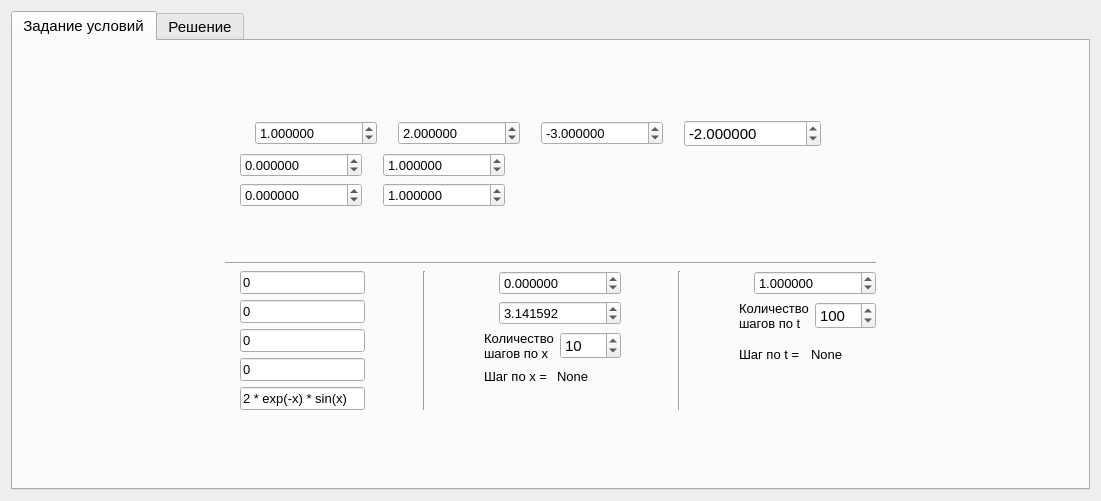
<?xml version="1.0" encoding="UTF-8"?>
<ui version="4.0">
 <class>Form</class>
 <widget class="QWidget" name="Form">
  <property name="geometry">
   <rect>
    <x>0</x>
    <y>0</y>
    <width>1101</width>
    <height>501</height>
   </rect>
  </property>
  <property name="font">
   <font>
    <pointsize>8</pointsize>
   </font>
  </property>
  <property name="windowTitle">
   <string>Form</string>
  </property>
  <layout class="QGridLayout" name="gridLayout">
   <item row="0" column="0">
    <widget class="QTabWidget" name="tabWidget">
     <property name="font">
      <font>
       <pointsize>11</pointsize>
      </font>
     </property>
     <property name="currentIndex">
      <number>0</number>
     </property>
     <property name="elideMode">
      <enum>Qt::ElideMiddle</enum>
     </property>
     <widget class="QWidget" name="tab_statement">
      <attribute name="title">
       <string>Задание условий</string>
      </attribute>
      <layout class="QGridLayout" name="gridLayout_19">
       <item row="3" column="1">
        <layout class="QGridLayout" name="gridLayout_18">
         <item row="0" column="5">
          <layout class="QGridLayout" name="gridLayout_13">
           <item row="2" column="0">
            <layout class="QGridLayout" name="gridLayout_15">
             <item row="0" column="0">
              <widget class="QLabel" name="label_19">
               <property name="font">
                <font>
                 <family>MS Shell Dlg 2</family>
                 <pointsize>10</pointsize>
                </font>
               </property>
               <property name="text">
                <string>Количество
шагов по x</string>
               </property>
              </widget>
             </item>
             <item row="0" column="1">
              <widget class="QSpinBox" name="spinBox_nx">
               <property name="minimum">
                <number>1</number>
               </property>
               <property name="maximum">
                <number>1000</number>
               </property>
               <property name="value">
                <number>10</number>
               </property>
              </widget>
             </item>
            </layout>
           </item>
           <item row="0" column="0">
            <layout class="QGridLayout" name="gridLayout_11">
             <item row="0" column="0">
              <widget class="QLabel" name="label_7_1">
               <property name="text">
                <string/>
               </property>
               <property name="pixmap">
                <pixmap>../resource/7_1.png</pixmap>
               </property>
              </widget>
             </item>
             <item row="0" column="1">
              <widget class="QDoubleSpinBox" name="doubleSpinBox_l1">
               <property name="font">
                <font>
                 <pointsize>10</pointsize>
                </font>
               </property>
               <property name="decimals">
                <number>6</number>
               </property>
               <property name="minimum">
                <double>-1000000.000000000000000</double>
               </property>
               <property name="maximum">
                <double>1000000.000000000000000</double>
               </property>
              </widget>
             </item>
            </layout>
           </item>
           <item row="1" column="0">
            <layout class="QGridLayout" name="gridLayout_12">
             <item row="0" column="0">
              <widget class="QLabel" name="label_7_2">
               <property name="text">
                <string/>
               </property>
               <property name="pixmap">
                <pixmap>../resource/7_2.png</pixmap>
               </property>
              </widget>
             </item>
             <item row="0" column="1">
              <widget class="QDoubleSpinBox" name="doubleSpinBox_l2">
               <property name="font">
                <font>
                 <pointsize>10</pointsize>
                </font>
               </property>
               <property name="decimals">
                <number>6</number>
               </property>
               <property name="minimum">
                <double>-1000000.000000000000000</double>
               </property>
               <property name="maximum">
                <double>1000000.000000000000000</double>
               </property>
               <property name="value">
                <double>3.141592000000000</double>
               </property>
              </widget>
             </item>
            </layout>
           </item>
           <item row="4" column="0">
            <widget class="QLabel" name="label_7_3">
             <property name="text">
              <string/>
             </property>
             <property name="pixmap">
              <pixmap>../resource/7_3.png</pixmap>
             </property>
            </widget>
           </item>
           <item row="3" column="0">
            <layout class="QGridLayout" name="gridLayout_20">
             <item row="0" column="0">
              <widget class="QLabel" name="label_22">
               <property name="font">
                <font>
                 <pointsize>10</pointsize>
                </font>
               </property>
               <property name="text">
                <string>Шаг по x = </string>
               </property>
              </widget>
             </item>
             <item row="0" column="1">
              <widget class="QLabel" name="label_stepx">
               <property name="font">
                <font>
                 <pointsize>10</pointsize>
                </font>
               </property>
               <property name="text">
                <string>None</string>
               </property>
              </widget>
             </item>
            </layout>
           </item>
          </layout>
         </item>
         <item row="0" column="0">
          <layout class="QGridLayout" name="gridLayout_10">
           <item row="3" column="0">
            <layout class="QGridLayout" name="gridLayout_9">
             <item row="0" column="0">
              <widget class="QLabel" name="label_6_4">
               <property name="text">
                <string/>
               </property>
               <property name="pixmap">
                <pixmap>../resource/6_4.png</pixmap>
               </property>
              </widget>
             </item>
             <item row="0" column="1">
              <widget class="QLineEdit" name="lineEdit_psi_1">
               <property name="font">
                <font>
                 <pointsize>10</pointsize>
                </font>
               </property>
               <property name="text">
                <string>0</string>
               </property>
              </widget>
             </item>
            </layout>
           </item>
           <item row="0" column="0">
            <layout class="QGridLayout" name="gridLayout_6">
             <item row="0" column="0">
              <widget class="QLabel" name="label_6_1">
               <property name="text">
                <string/>
               </property>
               <property name="pixmap">
                <pixmap>../resource/6_1.png</pixmap>
               </property>
              </widget>
             </item>
             <item row="0" column="1">
              <widget class="QLineEdit" name="lineEdit_f">
               <property name="font">
                <font>
                 <pointsize>10</pointsize>
                </font>
               </property>
               <property name="text">
                <string>0</string>
               </property>
              </widget>
             </item>
            </layout>
           </item>
           <item row="1" column="0">
            <layout class="QGridLayout" name="gridLayout_7">
             <item row="0" column="0">
              <widget class="QLabel" name="label_6_2">
               <property name="text">
                <string/>
               </property>
               <property name="pixmap">
                <pixmap>../resource/6_2.png</pixmap>
               </property>
              </widget>
             </item>
             <item row="0" column="1">
              <widget class="QLineEdit" name="lineEdit_phi0">
               <property name="font">
                <font>
                 <pointsize>10</pointsize>
                </font>
               </property>
               <property name="text">
                <string>0</string>
               </property>
              </widget>
             </item>
            </layout>
           </item>
           <item row="2" column="0">
            <layout class="QGridLayout" name="gridLayout_8">
             <item row="0" column="0">
              <widget class="QLabel" name="label_6_3">
               <property name="text">
                <string/>
               </property>
               <property name="pixmap">
                <pixmap>../resource/6_3.png</pixmap>
               </property>
              </widget>
             </item>
             <item row="0" column="1">
              <widget class="QLineEdit" name="lineEdit_phi1">
               <property name="font">
                <font>
                 <pointsize>10</pointsize>
                </font>
               </property>
               <property name="text">
                <string>0</string>
               </property>
              </widget>
             </item>
            </layout>
           </item>
           <item row="4" column="0">
            <layout class="QHBoxLayout" name="horizontalLayout_2">
             <item>
              <widget class="QLabel" name="label_6_5">
               <property name="text">
                <string/>
               </property>
               <property name="pixmap">
                <pixmap>../resource/6_5.png</pixmap>
               </property>
              </widget>
             </item>
             <item>
              <widget class="QLineEdit" name="lineEdit_psi_2">
               <property name="font">
                <font>
                 <pointsize>10</pointsize>
                </font>
               </property>
               <property name="text">
                <string>2 * exp(-x) * sin(x)</string>
               </property>
              </widget>
             </item>
            </layout>
           </item>
          </layout>
         </item>
         <item row="0" column="9">
          <layout class="QGridLayout" name="gridLayout_17">
           <item row="0" column="0">
            <layout class="QGridLayout" name="gridLayout_14">
             <item row="0" column="0">
              <widget class="QLabel" name="label_8_1">
               <property name="text">
                <string/>
               </property>
               <property name="pixmap">
                <pixmap>../resource/8_1.png</pixmap>
               </property>
              </widget>
             </item>
             <item row="0" column="1">
              <widget class="QDoubleSpinBox" name="doubleSpinBox_T">
               <property name="font">
                <font>
                 <pointsize>10</pointsize>
                </font>
               </property>
               <property name="decimals">
                <number>6</number>
               </property>
               <property name="minimum">
                <double>-1000000.000000000000000</double>
               </property>
               <property name="maximum">
                <double>1000000.000000000000000</double>
               </property>
               <property name="value">
                <double>1.000000000000000</double>
               </property>
              </widget>
             </item>
            </layout>
           </item>
           <item row="1" column="0">
            <layout class="QGridLayout" name="gridLayout_16">
             <item row="0" column="0">
              <widget class="QLabel" name="label_20">
               <property name="font">
                <font>
                 <pointsize>10</pointsize>
                </font>
               </property>
               <property name="text">
                <string>Количество
шагов по t</string>
               </property>
              </widget>
             </item>
             <item row="0" column="1">
              <widget class="QSpinBox" name="spinBox_nt">
               <property name="minimum">
                <number>1</number>
               </property>
               <property name="maximum">
                <number>1000</number>
               </property>
               <property name="value">
                <number>100</number>
               </property>
              </widget>
             </item>
            </layout>
           </item>
           <item row="2" column="0">
            <layout class="QGridLayout" name="gridLayout_21">
             <item row="0" column="1">
              <widget class="QLabel" name="label_stept">
               <property name="font">
                <font>
                 <pointsize>10</pointsize>
                </font>
               </property>
               <property name="text">
                <string>None</string>
               </property>
              </widget>
             </item>
             <item row="0" column="0">
              <widget class="QLabel" name="label_24">
               <property name="font">
                <font>
                 <pointsize>10</pointsize>
                </font>
               </property>
               <property name="text">
                <string>Шаг по t = </string>
               </property>
              </widget>
             </item>
            </layout>
           </item>
           <item row="3" column="0">
            <widget class="QLabel" name="label_8_2">
             <property name="font">
              <font>
               <family>MS Shell Dlg 2</family>
               <pointsize>8</pointsize>
              </font>
             </property>
             <property name="text">
              <string/>
             </property>
             <property name="pixmap">
              <pixmap>../resource/8_2.png</pixmap>
             </property>
            </widget>
           </item>
          </layout>
         </item>
         <item row="0" column="7">
          <widget class="Line" name="line_3">
           <property name="orientation">
            <enum>Qt::Vertical</enum>
           </property>
          </widget>
         </item>
         <item row="0" column="2">
          <widget class="Line" name="line_2">
           <property name="orientation">
            <enum>Qt::Vertical</enum>
           </property>
          </widget>
         </item>
         <item row="0" column="6">
          <spacer name="horizontalSpacer_9">
           <property name="orientation">
            <enum>Qt::Horizontal</enum>
           </property>
           <property name="sizeHint" stdset="0">
            <size>
             <width>40</width>
             <height>20</height>
            </size>
           </property>
          </spacer>
         </item>
         <item row="0" column="4">
          <spacer name="horizontalSpacer_8">
           <property name="orientation">
            <enum>Qt::Horizontal</enum>
           </property>
           <property name="sizeHint" stdset="0">
            <size>
             <width>40</width>
             <height>20</height>
            </size>
           </property>
          </spacer>
         </item>
         <item row="0" column="1">
          <spacer name="horizontalSpacer_7">
           <property name="orientation">
            <enum>Qt::Horizontal</enum>
           </property>
           <property name="sizeHint" stdset="0">
            <size>
             <width>40</width>
             <height>20</height>
            </size>
           </property>
          </spacer>
         </item>
         <item row="0" column="8">
          <spacer name="horizontalSpacer_10">
           <property name="orientation">
            <enum>Qt::Horizontal</enum>
           </property>
           <property name="sizeHint" stdset="0">
            <size>
             <width>40</width>
             <height>20</height>
            </size>
           </property>
          </spacer>
         </item>
        </layout>
       </item>
       <item row="2" column="1">
        <widget class="Line" name="line">
         <property name="orientation">
          <enum>Qt::Horizontal</enum>
         </property>
        </widget>
       </item>
       <item row="1" column="1">
        <layout class="QGridLayout" name="gridLayout_5">
         <item row="4" column="1">
          <widget class="QLabel" name="label_4_2">
           <property name="text">
            <string/>
           </property>
           <property name="pixmap">
            <pixmap>../resource/4_2.png</pixmap>
           </property>
          </widget>
         </item>
         <item row="1" column="2">
          <spacer name="horizontalSpacer">
           <property name="orientation">
            <enum>Qt::Horizontal</enum>
           </property>
           <property name="sizeHint" stdset="0">
            <size>
             <width>40</width>
             <height>20</height>
            </size>
           </property>
          </spacer>
         </item>
         <item row="3" column="2">
          <spacer name="horizontalSpacer_3">
           <property name="orientation">
            <enum>Qt::Horizontal</enum>
           </property>
           <property name="sizeHint" stdset="0">
            <size>
             <width>40</width>
             <height>20</height>
            </size>
           </property>
          </spacer>
         </item>
         <item row="2" column="2">
          <spacer name="horizontalSpacer_2">
           <property name="orientation">
            <enum>Qt::Horizontal</enum>
           </property>
           <property name="sizeHint" stdset="0">
            <size>
             <width>40</width>
             <height>20</height>
            </size>
           </property>
          </spacer>
         </item>
         <item row="3" column="1">
          <widget class="QLabel" name="label_4_1">
           <property name="text">
            <string/>
           </property>
           <property name="pixmap">
            <pixmap>../resource/4_1.png</pixmap>
           </property>
          </widget>
         </item>
         <item row="2" column="1">
          <layout class="QGridLayout" name="gridLayout_4">
           <item row="0" column="0">
            <widget class="QDoubleSpinBox" name="doubleSpinBox_gamma">
             <property name="font">
              <font>
               <pointsize>10</pointsize>
              </font>
             </property>
             <property name="decimals">
              <number>6</number>
             </property>
             <property name="minimum">
              <double>-1000000.000000000000000</double>
             </property>
             <property name="maximum">
              <double>1000000.000000000000000</double>
             </property>
             <property name="singleStep">
              <double>1.000000000000000</double>
             </property>
             <property name="value">
              <double>0.000000000000000</double>
             </property>
            </widget>
           </item>
           <item row="0" column="1">
            <widget class="QLabel" name="label_3_1">
             <property name="text">
              <string/>
             </property>
             <property name="pixmap">
              <pixmap>../resource/3_1.png</pixmap>
             </property>
            </widget>
           </item>
           <item row="0" column="2">
            <widget class="QDoubleSpinBox" name="doubleSpinBox_delta">
             <property name="font">
              <font>
               <pointsize>10</pointsize>
              </font>
             </property>
             <property name="decimals">
              <number>6</number>
             </property>
             <property name="minimum">
              <double>-1000000.000000000000000</double>
             </property>
             <property name="maximum">
              <double>1000000.000000000000000</double>
             </property>
             <property name="value">
              <double>1.000000000000000</double>
             </property>
            </widget>
           </item>
           <item row="0" column="3">
            <widget class="QLabel" name="label_3_2">
             <property name="text">
              <string/>
             </property>
             <property name="pixmap">
              <pixmap>../resource/3_2.png</pixmap>
             </property>
            </widget>
           </item>
          </layout>
         </item>
         <item row="1" column="1">
          <layout class="QGridLayout" name="gridLayout_3">
           <item row="0" column="0">
            <widget class="QDoubleSpinBox" name="doubleSpinBox_alpha">
             <property name="font">
              <font>
               <pointsize>10</pointsize>
              </font>
             </property>
             <property name="decimals">
              <number>6</number>
             </property>
             <property name="minimum">
              <double>-1000000.000000000000000</double>
             </property>
             <property name="maximum">
              <double>1000000.000000000000000</double>
             </property>
             <property name="value">
              <double>0.000000000000000</double>
             </property>
            </widget>
           </item>
           <item row="0" column="1">
            <widget class="QLabel" name="label_2_1">
             <property name="text">
              <string/>
             </property>
             <property name="pixmap">
              <pixmap>../resource/2_1.png</pixmap>
             </property>
            </widget>
           </item>
           <item row="0" column="2">
            <widget class="QDoubleSpinBox" name="doubleSpinBox_beta">
             <property name="font">
              <font>
               <pointsize>10</pointsize>
              </font>
             </property>
             <property name="decimals">
              <number>6</number>
             </property>
             <property name="minimum">
              <double>-1000000.000000000000000</double>
             </property>
             <property name="maximum">
              <double>1000000.000000000000000</double>
             </property>
             <property name="value">
              <double>1.000000000000000</double>
             </property>
            </widget>
           </item>
           <item row="0" column="3">
            <widget class="QLabel" name="label_2_2">
             <property name="text">
              <string/>
             </property>
             <property name="pixmap">
              <pixmap>../resource/2_2.png</pixmap>
             </property>
            </widget>
           </item>
          </layout>
         </item>
         <item row="0" column="1" colspan="2">
          <layout class="QGridLayout" name="gridLayout_2">
           <item row="0" column="0">
            <widget class="QLabel" name="label_1_1">
             <property name="text">
              <string/>
             </property>
             <property name="pixmap">
              <pixmap>../resource/1_1.png</pixmap>
             </property>
            </widget>
           </item>
           <item row="0" column="2">
            <widget class="QLabel" name="label_1_2">
             <property name="text">
              <string/>
             </property>
             <property name="pixmap">
              <pixmap>../resource/1_2.PNG</pixmap>
             </property>
            </widget>
           </item>
           <item row="0" column="3">
            <widget class="QDoubleSpinBox" name="doubleSpinBox_b">
             <property name="font">
              <font>
               <pointsize>10</pointsize>
              </font>
             </property>
             <property name="decimals">
              <number>6</number>
             </property>
             <property name="minimum">
              <double>-1000000.000000000000000</double>
             </property>
             <property name="maximum">
              <double>1000000.000000000000000</double>
             </property>
             <property name="value">
              <double>2.000000000000000</double>
             </property>
            </widget>
           </item>
           <item row="0" column="4">
            <widget class="QLabel" name="label_1_3">
             <property name="text">
              <string/>
             </property>
             <property name="pixmap">
              <pixmap>../resource/1_3.PNG</pixmap>
             </property>
            </widget>
           </item>
           <item row="0" column="1">
            <widget class="QDoubleSpinBox" name="doubleSpinBox_a">
             <property name="font">
              <font>
               <pointsize>10</pointsize>
              </font>
             </property>
             <property name="decimals">
              <number>6</number>
             </property>
             <property name="minimum">
              <double>-1000000.000000000000000</double>
             </property>
             <property name="maximum">
              <double>1000000.000000000000000</double>
             </property>
             <property name="value">
              <double>1.000000000000000</double>
             </property>
            </widget>
           </item>
           <item row="0" column="6">
            <widget class="QLabel" name="label_1_4">
             <property name="text">
              <string/>
             </property>
             <property name="pixmap">
              <pixmap>../resource/1_4.png</pixmap>
             </property>
            </widget>
           </item>
           <item row="0" column="5">
            <widget class="QDoubleSpinBox" name="doubleSpinBox_c">
             <property name="font">
              <font>
               <pointsize>10</pointsize>
              </font>
             </property>
             <property name="decimals">
              <number>6</number>
             </property>
             <property name="minimum">
              <double>-1000000.000000000000000</double>
             </property>
             <property name="maximum">
              <double>1000000.000000000000000</double>
             </property>
             <property name="value">
              <double>-3.000000000000000</double>
             </property>
            </widget>
           </item>
           <item row="0" column="8">
            <widget class="QLabel" name="label_1_5">
             <property name="text">
              <string/>
             </property>
             <property name="pixmap">
              <pixmap>../resource/1_5.png</pixmap>
             </property>
            </widget>
           </item>
           <item row="0" column="7">
            <widget class="QDoubleSpinBox" name="doubleSpinBox_e">
             <property name="decimals">
              <number>6</number>
             </property>
             <property name="minimum">
              <double>-1000000.000000000000000</double>
             </property>
             <property name="maximum">
              <double>1000000.000000000000000</double>
             </property>
             <property name="value">
              <double>-2.000000000000000</double>
             </property>
            </widget>
           </item>
           <item row="0" column="9">
            <spacer name="horizontalSpacer_6">
             <property name="orientation">
              <enum>Qt::Horizontal</enum>
             </property>
             <property name="sizeHint" stdset="0">
              <size>
               <width>40</width>
               <height>20</height>
              </size>
             </property>
            </spacer>
           </item>
          </layout>
         </item>
         <item row="0" column="0" rowspan="5">
          <widget class="QLabel" name="label_5_1">
           <property name="text">
            <string/>
           </property>
           <property name="pixmap">
            <pixmap>../resource/5_1.png</pixmap>
           </property>
          </widget>
         </item>
        </layout>
       </item>
       <item row="1" column="2">
        <spacer name="horizontalSpacer_4">
         <property name="orientation">
          <enum>Qt::Horizontal</enum>
         </property>
         <property name="sizeHint" stdset="0">
          <size>
           <width>40</width>
           <height>20</height>
          </size>
         </property>
        </spacer>
       </item>
       <item row="0" column="1">
        <spacer name="verticalSpacer">
         <property name="orientation">
          <enum>Qt::Vertical</enum>
         </property>
         <property name="sizeHint" stdset="0">
          <size>
           <width>20</width>
           <height>40</height>
          </size>
         </property>
        </spacer>
       </item>
       <item row="4" column="1">
        <spacer name="verticalSpacer_3">
         <property name="orientation">
          <enum>Qt::Vertical</enum>
         </property>
         <property name="sizeHint" stdset="0">
          <size>
           <width>20</width>
           <height>40</height>
          </size>
         </property>
        </spacer>
       </item>
       <item row="1" column="0">
        <spacer name="horizontalSpacer_5">
         <property name="orientation">
          <enum>Qt::Horizontal</enum>
         </property>
         <property name="sizeHint" stdset="0">
          <size>
           <width>40</width>
           <height>20</height>
          </size>
         </property>
        </spacer>
       </item>
      </layout>
     </widget>
     <widget class="QWidget" name="tab_solution">
      <attribute name="title">
       <string>Решение</string>
      </attribute>
      <layout class="QGridLayout" name="gridLayout_22">
       <item row="0" column="0">
        <layout class="QHBoxLayout" name="horizontalLayout_7">
         <item>
          <layout class="QGridLayout" name="gridLayout_29">
           <item row="0" column="0">
            <spacer name="horizontalSpacer_11">
             <property name="orientation">
              <enum>Qt::Horizontal</enum>
             </property>
             <property name="sizeHint" stdset="0">
              <size>
               <width>40</width>
               <height>20</height>
              </size>
             </property>
            </spacer>
           </item>
           <item row="0" column="1">
            <layout class="QGridLayout" name="gridLayout_27">
             <item row="0" column="1">
              <spacer name="verticalSpacer_4">
               <property name="orientation">
                <enum>Qt::Vertical</enum>
               </property>
               <property name="sizeHint" stdset="0">
                <size>
                 <width>20</width>
                 <height>40</height>
                </size>
               </property>
              </spacer>
             </item>
             <item row="1" column="1">
              <widget class="QLabel" name="label_3">
               <property name="text">
                <string>Номер шага по t = </string>
               </property>
              </widget>
             </item>
             <item row="1" column="2">
              <widget class="QSpinBox" name="spinBox_stept">
               <property name="maximum">
                <number>1000000</number>
               </property>
              </widget>
             </item>
            </layout>
           </item>
           <item row="1" column="1">
            <layout class="QGridLayout" name="gridLayout_28">
             <item row="0" column="0">
              <widget class="QLabel" name="label_4">
               <property name="font">
                <font>
                 <pointsize>13</pointsize>
                </font>
               </property>
               <property name="text">
                <string>t =</string>
               </property>
              </widget>
             </item>
             <item row="0" column="1">
              <widget class="QLabel" name="label_t">
               <property name="font">
                <font>
                 <pointsize>13</pointsize>
                </font>
               </property>
               <property name="text">
                <string>0</string>
               </property>
              </widget>
             </item>
             <item row="0" column="2">
              <spacer name="horizontalSpacer_12">
               <property name="orientation">
                <enum>Qt::Horizontal</enum>
               </property>
               <property name="sizeHint" stdset="0">
                <size>
                 <width>40</width>
                 <height>20</height>
                </size>
               </property>
              </spacer>
             </item>
             <item row="1" column="2">
              <spacer name="verticalSpacer_2">
               <property name="orientation">
                <enum>Qt::Vertical</enum>
               </property>
               <property name="sizeHint" stdset="0">
                <size>
                 <width>20</width>
                 <height>40</height>
                </size>
               </property>
              </spacer>
             </item>
            </layout>
           </item>
           <item row="0" column="2">
            <spacer name="horizontalSpacer_13">
             <property name="orientation">
              <enum>Qt::Horizontal</enum>
             </property>
             <property name="sizeHint" stdset="0">
              <size>
               <width>40</width>
               <height>20</height>
              </size>
             </property>
            </spacer>
           </item>
          </layout>
         </item>
         <item>
          <widget class="Line" name="line_5">
           <property name="frameShadow">
            <enum>QFrame::Sunken</enum>
           </property>
           <property name="lineWidth">
            <number>1</number>
           </property>
           <property name="orientation">
            <enum>Qt::Vertical</enum>
           </property>
          </widget>
         </item>
         <item>
          <layout class="QVBoxLayout" name="verticalLayout_4">
           <item>
            <layout class="QVBoxLayout" name="verticalLayout_3">
             <item>
              <layout class="QHBoxLayout" name="horizontalLayout_3">
               <item>
                <widget class="QLabel" name="label_5">
                 <property name="font">
                  <font>
                   <weight>75</weight>
                   <bold>true</bold>
                  </font>
                 </property>
                 <property name="text">
                  <string>Аналитическое решение U(x, t) = </string>
                 </property>
                </widget>
               </item>
               <item>
                <widget class="QLineEdit" name="lineEdit_analytic_solution">
                 <property name="text">
                  <string>exp(-t - x) * sin(x) * sin(2 * t)</string>
                 </property>
                </widget>
               </item>
               <item>
                <widget class="QCheckBox" name="checkBox_show_analytic">
                 <property name="text">
                  <string>Показать</string>
                 </property>
                </widget>
               </item>
              </layout>
             </item>
             <item>
              <widget class="Line" name="line_7">
               <property name="orientation">
                <enum>Qt::Horizontal</enum>
               </property>
              </widget>
             </item>
             <item>
              <layout class="QHBoxLayout" name="horizontalLayout_6">
               <item>
                <layout class="QVBoxLayout" name="verticalLayout">
                 <item>
                  <widget class="QLabel" name="label">
                   <property name="font">
                    <font>
                     <weight>75</weight>
                     <bold>true</bold>
                    </font>
                   </property>
                   <property name="text">
                    <string>Схема решения:</string>
                   </property>
                  </widget>
                 </item>
                 <item>
                  <layout class="QHBoxLayout" name="horizontalLayout_5">
                   <item>
                    <widget class="QCheckBox" name="checkBox_explicit">
                     <property name="font">
                      <font>
                       <pointsize>10</pointsize>
                      </font>
                     </property>
                     <property name="text">
                      <string>Явная схема</string>
                     </property>
                     <property name="checked">
                      <bool>true</bool>
                     </property>
                     <property name="tristate">
                      <bool>false</bool>
                     </property>
                    </widget>
                   </item>
                   <item>
                    <widget class="QCheckBox" name="checkBox_implicit">
                     <property name="font">
                      <font>
                       <pointsize>10</pointsize>
                      </font>
                     </property>
                     <property name="text">
                      <string>Неявная схема</string>
                     </property>
                     <property name="checked">
                      <bool>false</bool>
                     </property>
                    </widget>
                   </item>
                  </layout>
                 </item>
                </layout>
               </item>
               <item>
                <widget class="Line" name="line_8">
                 <property name="frameShadow">
                  <enum>QFrame::Sunken</enum>
                 </property>
                 <property name="orientation">
                  <enum>Qt::Vertical</enum>
                 </property>
                </widget>
               </item>
               <item>
                <layout class="QVBoxLayout" name="verticalLayout_2">
                 <item>
                  <widget class="QLabel" name="label_6">
                   <property name="font">
                    <font>
                     <weight>75</weight>
                     <bold>true</bold>
                    </font>
                   </property>
                   <property name="text">
                    <string>Аппроксимация начальных условий</string>
                   </property>
                  </widget>
                 </item>
                 <item>
                  <layout class="QHBoxLayout" name="horizontalLayout_4">
                   <item>
                    <widget class="QCheckBox" name="checkBox_init_1">
                     <property name="text">
                      <string>1 порядка</string>
                     </property>
                     <property name="checked">
                      <bool>true</bool>
                     </property>
                    </widget>
                   </item>
                   <item>
                    <widget class="QCheckBox" name="checkBox_init_2">
                     <property name="text">
                      <string>2 порядка</string>
                     </property>
                    </widget>
                   </item>
                  </layout>
                 </item>
                </layout>
               </item>
              </layout>
             </item>
            </layout>
           </item>
           <item>
            <widget class="Line" name="line_4">
             <property name="orientation">
              <enum>Qt::Horizontal</enum>
             </property>
            </widget>
           </item>
           <item>
            <layout class="QGridLayout" name="gridLayout_25">
             <item row="0" column="0">
              <widget class="QLabel" name="label_2">
               <property name="font">
                <font>
                 <weight>75</weight>
                 <bold>true</bold>
                </font>
               </property>
               <property name="text">
                <string>Аппроксимация граничных условий</string>
               </property>
              </widget>
             </item>
             <item row="1" column="0">
              <layout class="QGridLayout" name="gridLayout_23">
               <item row="0" column="0">
                <widget class="QCheckBox" name="checkBox_o1p2">
                 <property name="font">
                  <font>
                   <pointsize>10</pointsize>
                  </font>
                 </property>
                 <property name="text">
                  <string>1 порядка по 2 точкам</string>
                 </property>
                 <property name="checked">
                  <bool>true</bool>
                 </property>
                </widget>
               </item>
               <item row="0" column="1">
                <widget class="QCheckBox" name="checkBox_o2p2">
                 <property name="font">
                  <font>
                   <pointsize>10</pointsize>
                  </font>
                 </property>
                 <property name="text">
                  <string>2 порядка по 2 точкам</string>
                 </property>
                 <property name="checked">
                  <bool>false</bool>
                 </property>
                </widget>
               </item>
               <item row="0" column="2">
                <widget class="QCheckBox" name="checkBox_o2p3">
                 <property name="font">
                  <font>
                   <pointsize>10</pointsize>
                  </font>
                 </property>
                 <property name="text">
                  <string>2 порядка по 3 точкам</string>
                 </property>
                 <property name="checked">
                  <bool>false</bool>
                 </property>
                </widget>
               </item>
              </layout>
             </item>
            </layout>
           </item>
          </layout>
         </item>
        </layout>
       </item>
       <item row="1" column="0">
        <widget class="Line" name="line_6">
         <property name="orientation">
          <enum>Qt::Horizontal</enum>
         </property>
        </widget>
       </item>
       <item row="2" column="0">
        <layout class="QHBoxLayout" name="horizontalLayout">
         <item>
          <layout class="QVBoxLayout" name="verticalLayout_plot_solution">
           <property name="rightMargin">
            <number>0</number>
           </property>
          </layout>
         </item>
         <item>
          <layout class="QVBoxLayout" name="verticalLayout_plot_error">
           <property name="rightMargin">
            <number>0</number>
           </property>
          </layout>
         </item>
        </layout>
       </item>
      </layout>
     </widget>
    </widget>
   </item>
  </layout>
 </widget>
 <resources/>
 <connections/>
</ui>
